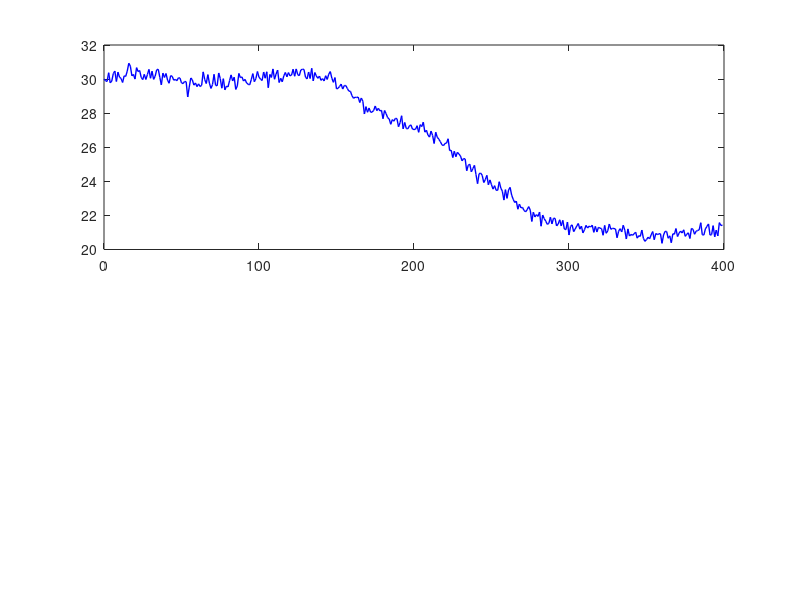

The MATLAB script that drew this image: (Note: this script raises an error after producing the figure.)
% =============================================================
% tr_modul_sim.m
%
% Tek bir T/R modulunun PA_Bozulmasi (kademeli kazanc/guc bozulmasi)
% senaryosunun MATLAB'da SADELESTIRILMIS tekrari + esik tabanli BIT
% (Built-In Test) karar mantigi.
%
% BILEREK Simulink degil, duz bir script: MATLAB deneyimi henuz temel
% seviyede oldugu icin, acilip calistirilamayan bir .slx dosyasi yerine,
% dogrudan okunup dogrulanabilen bir script tercih edildi. Ana pipeline
% (00-03, Python -- ayni klasorun ust dizininde) burada tekrar edilmiyor;
% bu script sadece "ayni sistemi MATLAB'da da modelleyip temel bir BIT
% karari uretebiliyorum" seviyesini gosteriyor.
%
% Calistirmak icin kurulum GEREKMEZ: MATLAB Online'da (matlab.mathworks.com,
% ucretsiz MathWorks hesabiyla, tarayicidan) bu dosyayi yukleyip Run'a
% basmak yeterli.
% =============================================================

clear; clc; close all;

%% Ayarlar (Python tarafindaki 00_tr_modul_simulasyonu.py ile ayni buyukluk
%  mertebeleri kullanildi, ama bu BAGIMSIZ, kucultulmus bir tekrar)
N = 400;              % ornek sayisi (BIT telemetri orneklemesi)
t_onset = 150;         % ariza baslangic zaman adimi
ramp_uzunluk = 150;    % kademeli bozulmanin tamamlanma suresi (ornek)
kazanc_nominal = 30.0; % dB
toplam_dususu_dB = 9.0;
esik_dB = 5.0;         % nominalden bu kadar dB dusuk olursa BIT FAIL

t = 0:(N-1);

%% Nominal (saglikli) kazanc sinyali + gurultu
rng(42);
kazanc = kazanc_nominal + 0.3*sin(2*pi*t/96) + 0.25*randn(1, N);

%% PA bozulmasi enjeksiyonu (0 -> 1 kademeli ramp, t_onset'ten itibaren)
ramp = max(0, min(1, (t - t_onset) / ramp_uzunluk));
kazanc = kazanc - toplam_dususu_dB * ramp;

%% Esik tabanli BIT mantigi
sapma = kazanc_nominal - kazanc;
bit_fail = sapma > esik_dB;   % true = FAIL, false = PASS

ilk_tespit = find(bit_fail, 1);
if isempty(ilk_tespit)
    fprintf('BIT: Bu operasyon penceresinde esik hic asilmadi.\n');
else
    ilk_tespit_zamani = ilk_tespit - 1;   % MATLAB 1-tabanli index -> 0-tabanli zaman
    gecikme = ilk_tespit_zamani - t_onset;
    fprintf('BIT: Ilk FAIL zaman adimi = %d (gercek ariza baslangici = %d, tespit gecikmesi = %d ornek)\n', ...
        ilk_tespit_zamani, t_onset, gecikme);
end

%% Gorsellestirme
figure('Position', [100, 100, 800, 500]);

subplot(2,1,1);
plot(t, kazanc, 'b-', 'LineWidth', 1.0); hold on;
yline(kazanc_nominal - esik_dB, 'r--', 'LineWidth', 1.2);
xline(t_onset, 'k:', 'LineWidth', 1.0);
xlabel('Zaman adimi'); ylabel('Kazanc (dB)');
title('T/R Modulu Kazanc Trendi -- PA Bozulmasi Senaryosu');
legend('Olculen kazanc', 'BIT esigi', 'Gercek ariza baslangici', 'Location', 'southwest');
grid on;

subplot(2,1,2);
stairs(t, bit_fail, 'k-', 'LineWidth', 1.5);
ylim([-0.2, 1.2]);
xlabel('Zaman adimi'); ylabel('BIT durumu (0=PASS, 1=FAIL)');
title('Esik Tabanli BIT Karari');
grid on;

saveas(gcf, 'tr_modul_sim_sonuc.png');
fprintf('Grafik kaydedildi: tr_modul_sim_sonuc.png\n');
